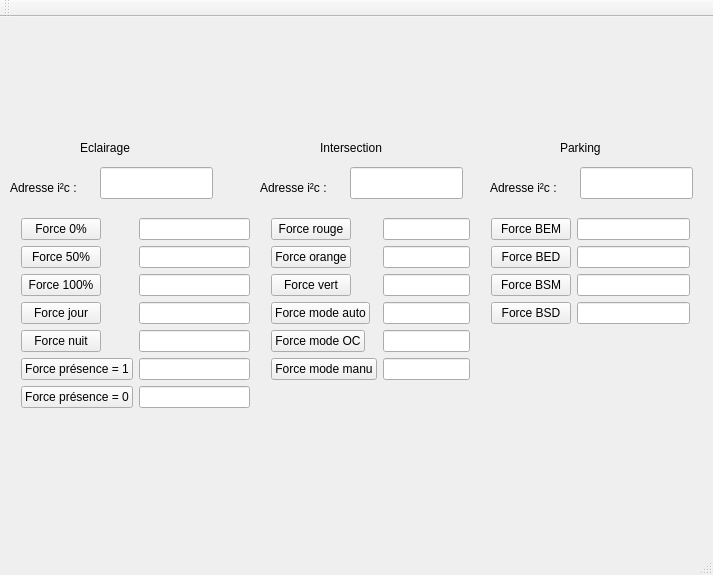
<?xml version="1.0" encoding="UTF-8"?>
<ui version="4.0">
 <class>CIhmI2c</class>
 <widget class="QMainWindow" name="CIhmI2c">
  <property name="geometry">
   <rect>
    <x>0</x>
    <y>0</y>
    <width>713</width>
    <height>575</height>
   </rect>
  </property>
  <property name="minimumSize">
   <size>
    <width>713</width>
    <height>575</height>
   </size>
  </property>
  <property name="windowTitle">
   <string>CIhmI2c</string>
  </property>
  <widget class="QWidget" name="centralWidget">
   <widget class="QLabel" name="label">
    <property name="geometry">
     <rect>
      <x>80</x>
      <y>120</y>
      <width>71</width>
      <height>21</height>
     </rect>
    </property>
    <property name="text">
     <string>Eclairage</string>
    </property>
   </widget>
   <widget class="QWidget" name="formLayoutWidget">
    <property name="geometry">
     <rect>
      <x>10</x>
      <y>190</y>
      <width>251</width>
      <height>262</height>
     </rect>
    </property>
    <layout class="QFormLayout" name="formLayout">
     <item row="0" column="0">
      <widget class="QPushButton" name="pb0">
       <property name="text">
        <string>Force 0%</string>
       </property>
      </widget>
     </item>
     <item row="0" column="1">
      <widget class="QLineEdit" name="le0"/>
     </item>
     <item row="1" column="0">
      <widget class="QPushButton" name="pb50">
       <property name="text">
        <string>Force 50%</string>
       </property>
      </widget>
     </item>
     <item row="1" column="1">
      <widget class="QLineEdit" name="le50"/>
     </item>
     <item row="2" column="0">
      <widget class="QPushButton" name="pb100">
       <property name="text">
        <string>Force 100%</string>
       </property>
      </widget>
     </item>
     <item row="2" column="1">
      <widget class="QLineEdit" name="le100"/>
     </item>
     <item row="3" column="0">
      <widget class="QPushButton" name="pbJour">
       <property name="text">
        <string>Force jour</string>
       </property>
      </widget>
     </item>
     <item row="5" column="0">
      <widget class="QPushButton" name="pbPr1">
       <property name="text">
        <string>Force présence = 1</string>
       </property>
      </widget>
     </item>
     <item row="6" column="0">
      <widget class="QPushButton" name="pbPr0">
       <property name="text">
        <string>Force présence = 0</string>
       </property>
      </widget>
     </item>
     <item row="4" column="0">
      <widget class="QPushButton" name="pbNuit">
       <property name="text">
        <string>Force nuit</string>
       </property>
      </widget>
     </item>
     <item row="4" column="1">
      <widget class="QLineEdit" name="leNuit"/>
     </item>
     <item row="3" column="1">
      <widget class="QLineEdit" name="leJour"/>
     </item>
     <item row="5" column="1">
      <widget class="QLineEdit" name="lePr1"/>
     </item>
     <item row="6" column="1">
      <widget class="QLineEdit" name="lePr0"/>
     </item>
    </layout>
   </widget>
   <widget class="QWidget" name="formLayoutWidget_2">
    <property name="geometry">
     <rect>
      <x>260</x>
      <y>190</y>
      <width>221</width>
      <height>261</height>
     </rect>
    </property>
    <layout class="QFormLayout" name="formLayout_2">
     <item row="0" column="0">
      <widget class="QPushButton" name="pbRouge">
       <property name="text">
        <string>Force rouge</string>
       </property>
      </widget>
     </item>
     <item row="0" column="1">
      <widget class="QLineEdit" name="leRouge"/>
     </item>
     <item row="1" column="0">
      <widget class="QPushButton" name="pbOrange">
       <property name="text">
        <string>Force orange</string>
       </property>
      </widget>
     </item>
     <item row="1" column="1">
      <widget class="QLineEdit" name="leOrange"/>
     </item>
     <item row="2" column="0">
      <widget class="QPushButton" name="pbVert">
       <property name="text">
        <string>Force vert</string>
       </property>
      </widget>
     </item>
     <item row="2" column="1">
      <widget class="QLineEdit" name="leVert"/>
     </item>
     <item row="3" column="0">
      <widget class="QPushButton" name="pbModAuto">
       <property name="text">
        <string>Force mode auto</string>
       </property>
      </widget>
     </item>
     <item row="3" column="1">
      <widget class="QLineEdit" name="leAuto"/>
     </item>
     <item row="4" column="0">
      <widget class="QPushButton" name="pbModOC">
       <property name="text">
        <string>Force mode OC</string>
       </property>
      </widget>
     </item>
     <item row="4" column="1">
      <widget class="QLineEdit" name="leOC"/>
     </item>
     <item row="5" column="0">
      <widget class="QPushButton" name="pbModManu">
       <property name="text">
        <string>Force mode manu</string>
       </property>
      </widget>
     </item>
     <item row="5" column="1">
      <widget class="QLineEdit" name="leManu"/>
     </item>
    </layout>
   </widget>
   <widget class="QWidget" name="formLayoutWidget_3">
    <property name="geometry">
     <rect>
      <x>480</x>
      <y>190</y>
      <width>221</width>
      <height>261</height>
     </rect>
    </property>
    <layout class="QFormLayout" name="formLayout_3">
     <item row="0" column="0">
      <widget class="QPushButton" name="pbBEM">
       <property name="text">
        <string>Force BEM</string>
       </property>
      </widget>
     </item>
     <item row="0" column="1">
      <widget class="QLineEdit" name="leBEM"/>
     </item>
     <item row="1" column="0">
      <widget class="QPushButton" name="pbBED">
       <property name="text">
        <string>Force BED</string>
       </property>
      </widget>
     </item>
     <item row="1" column="1">
      <widget class="QLineEdit" name="leBED"/>
     </item>
     <item row="2" column="0">
      <widget class="QPushButton" name="pbBSM">
       <property name="text">
        <string>Force BSM</string>
       </property>
      </widget>
     </item>
     <item row="3" column="0">
      <widget class="QPushButton" name="pbBSD">
       <property name="text">
        <string>Force BSD</string>
       </property>
      </widget>
     </item>
     <item row="2" column="1">
      <widget class="QLineEdit" name="leBSM"/>
     </item>
     <item row="3" column="1">
      <widget class="QLineEdit" name="leBSD"/>
     </item>
    </layout>
   </widget>
   <widget class="QLabel" name="label_2">
    <property name="geometry">
     <rect>
      <x>320</x>
      <y>120</y>
      <width>91</width>
      <height>21</height>
     </rect>
    </property>
    <property name="text">
     <string>Intersection</string>
    </property>
   </widget>
   <widget class="QLineEdit" name="leAddrEclair">
    <property name="geometry">
     <rect>
      <x>100</x>
      <y>150</y>
      <width>113</width>
      <height>32</height>
     </rect>
    </property>
   </widget>
   <widget class="QLabel" name="label_3">
    <property name="geometry">
     <rect>
      <x>10</x>
      <y>160</y>
      <width>91</width>
      <height>21</height>
     </rect>
    </property>
    <property name="text">
     <string>Adresse i²c :</string>
    </property>
   </widget>
   <widget class="QLabel" name="label_4">
    <property name="geometry">
     <rect>
      <x>260</x>
      <y>160</y>
      <width>91</width>
      <height>21</height>
     </rect>
    </property>
    <property name="text">
     <string>Adresse i²c :</string>
    </property>
   </widget>
   <widget class="QLineEdit" name="leAddrInter">
    <property name="geometry">
     <rect>
      <x>350</x>
      <y>150</y>
      <width>113</width>
      <height>32</height>
     </rect>
    </property>
   </widget>
   <widget class="QLineEdit" name="leAddrPark">
    <property name="geometry">
     <rect>
      <x>580</x>
      <y>150</y>
      <width>113</width>
      <height>32</height>
     </rect>
    </property>
   </widget>
   <widget class="QLabel" name="label_5">
    <property name="geometry">
     <rect>
      <x>490</x>
      <y>160</y>
      <width>91</width>
      <height>21</height>
     </rect>
    </property>
    <property name="text">
     <string>Adresse i²c :</string>
    </property>
   </widget>
   <widget class="QLabel" name="label_6">
    <property name="geometry">
     <rect>
      <x>560</x>
      <y>120</y>
      <width>61</width>
      <height>21</height>
     </rect>
    </property>
    <property name="text">
     <string>Parking</string>
    </property>
   </widget>
  </widget>
  <widget class="QToolBar" name="mainToolBar">
   <attribute name="toolBarArea">
    <enum>TopToolBarArea</enum>
   </attribute>
   <attribute name="toolBarBreak">
    <bool>false</bool>
   </attribute>
  </widget>
  <widget class="QStatusBar" name="statusBar"/>
 </widget>
 <layoutdefault spacing="6" margin="11"/>
 <resources/>
 <connections/>
</ui>
